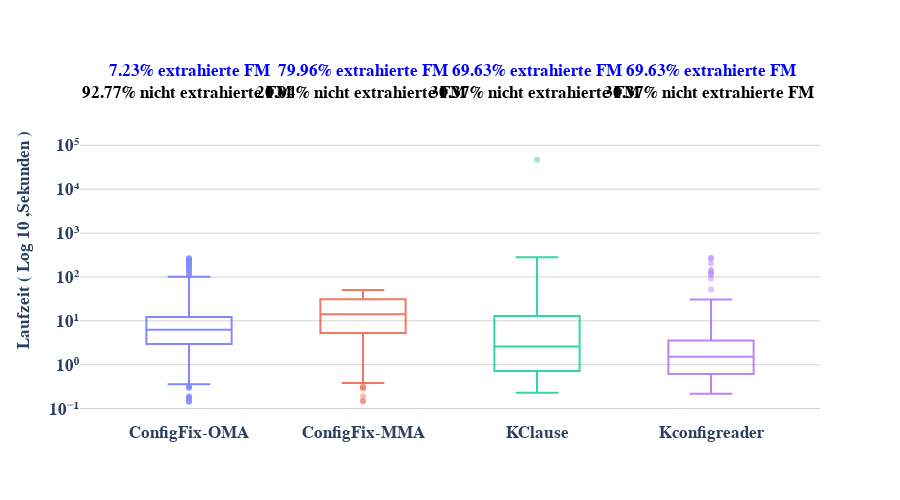

Notebook cell for this chart:
### Code cell
#FF2: Alle System und Tools
import pandas as pd
import plotly.express as px
from math import log10, floor

# Dateipfade (bitte entsprechend anpassen!)
file_configfixextractor_with_preprossesing = '/home/rami/Downloads/configFixextractor_with_preprossesing/kconfig/output.csv'
file_kmax = '/home/rami/Downloads/kmax/kconfig/output.csv'
file_Kconfigreader = '/home/rami/Downloads/Kconfigreader/kconfig/output.csv'
file_configfixextractor ='/home/rami/Downloads/configFixextractor/kconfig/output.csv'

# CSV-Dateien laden und Extractor-Spalte hinzufügen
df_configfixextractor_with_preprossesing = pd.read_csv(file_configfixextractor_with_preprossesing).assign(Extractor='ConfigFix-MMA')
df_configfixextractor = pd.read_csv(file_configfixextractor).assign(Extractor='ConfigFix-OMA')
df_kmax = pd.read_csv(file_kmax).assign(Extractor='KClause')
df_Kconfigreader = pd.read_csv(file_Kconfigreader).assign(Extractor='Kconfigreader')

# Zusammenführen der DataFrames
df_combined = pd.concat([
    df_configfixextractor[['system', 'revision', 'model-file', 'Extractor', 'model-time']],
    df_configfixextractor_with_preprossesing[['system', 'revision', 'model-file', 'Extractor', 'model-time']],
    df_kmax[['system', 'revision', 'model-file', 'Extractor', 'model-time']],
    df_Kconfigreader[['system', 'revision', 'model-file', 'Extractor', 'model-time']]
], ignore_index=True)

# Umwandlung von 'model-time' von Nanosekunden in ganze Sekunden (mit Behandlung von NaN-Werten)
df_combined['model-time-seconds'] =   df_combined['model-time'].apply(lambda x: x / 1_000_000_000 if pd.notna(x) else pd.NA)

def big_log10(val):
    return log10(val) if pd.notna(val) and val > 0 else pd.NA

df_combined['log_model_time'] = df_combined['model-time-seconds'].apply(big_log10)

df_combined['extracted'] = df_combined['model-file'].notna()
percent_stats = df_combined.groupby(['Extractor', 'extracted']).size().unstack(fill_value=0)
percent_stats['total'] = percent_stats.sum(axis=1)
percent_stats['extracted_percent'] = round((percent_stats[True] / percent_stats['total']) * 100, 2)
percent_stats['not_extracted_percent'] = round((percent_stats[False] / percent_stats['total']) * 100, 2)

# Boxplot zur Visualisierung der Modell-Zeiten nach Extractor mit logarithmischer Skala
fig_boxplot = px.box(
    df_combined,
    x='Extractor',
    y='log_model_time',
    color='Extractor',
    points='outliers',
    height=800 ,
    labels={'model-time-seconds': 'Modell-Zeit (Sekunden)'}
)

# Prozentwerte als Legende in Blau und Schwarz einfügen
legend_text = [
    f"<span style='color:blue'>{row['extracted_percent']}% extrahierte FM</span><br>"
    f"<span style='color:black'>{row['not_extracted_percent']}% nicht extrahierte FM </span>"
    for idx, row in percent_stats.iterrows()
]

for idx, text in zip(percent_stats.index, legend_text):
    fig_boxplot.add_annotation(
        x=idx,
        y=6,  # Position der Werte über den Boxplots
        text=text,
        showarrow=False,
        yshift=20
    )

fig_boxplot.update_traces(fillcolor='rgba(255,255,255,0)', opacity=0.8)
# Layout anpassen
fig_boxplot.update_traces(marker=dict(size=6, opacity=0.5))
fig_boxplot.update_layout(
    plot_bgcolor='white',
    paper_bgcolor='white',
    font=dict(size=17, family='Arial', weight='bold'),
    yaxis_title='Laufzeit ( Log 10 ,Sekunden )',
    xaxis_title='',
    title_x=0.5,
    yaxis=dict(
        title_font=dict(size=17, family='Arial', weight='bold'),
        tickvals=[-1, 0, 1, 2, 3, 4, 5],
        ticktext=['10⁻¹', '10⁰', '10¹', '10²', '10³', '10⁴', '10⁵'],
        showgrid=True,
        showline=False,
        linecolor='black',
        linewidth=0.5,
        zeroline=True,      # Erzwinge die Anzeige der Null-Linie
        zerolinewidth=1, 
        zerolinecolor='lightgray',
        gridcolor='lightgray'
    ),
    xaxis=dict(title_font=dict(size=17, family='Arial', weight='bold'),showgrid=False, showline=False, linecolor='black', linewidth=0.5),
    showlegend=False,
    height=500
)

# Stelle sicher, dass 'model-time-seconds' numerisch ist
df_combined['model-time-seconds'] = pd.to_numeric(df_combined['model-time-seconds'], errors='coerce')

# Dann: Statistik auf numerischer Spalte
summary_stats = df_combined.groupby('Extractor')['model-time-seconds'].describe(percentiles=[0.25, 0.5, 0.75]).reset_index()

# Rundung für schöne Ausgabe
summary_stats = summary_stats.round(3)

from tabulate import tabulate
print(tabulate(summary_stats, headers='keys', tablefmt='grid'))

# Diagramm anzeigen
fig_boxplot.show()

#print(df_combined)

# Farben der einzelnen Kategorien extrahieren
color_map = px.colors.qualitative.Plotly  # Standard-Plotly-Farben
extractors = df_combined['Extractor'].unique()

# Farben jeder Kategorie zuweisen
color_dict = {extractor: color_map[i % len(color_map)] for i, extractor in enumerate(extractors)}

# Farben anzeigen
print("Farbzuweisung für Extractor:")
for extractor, color in color_dict.items():
    print(f"{extractor}: {color}")

### Figure 1 — Plotly figure (JSON) as saved in the notebook; plotly's stock layout.template omitted (floating-point values rounded to 4 significant figures; data arrays with more than 128 entries replaced by an {"elided": "..."} marker saying what was removed)
{"data": [{"alignmentgroup": "True", "boxpoints": "outliers", "fillcolor": "rgba(255,255,255,0)", "hovertemplate": "Extractor=%{x}<br>log_model_time=%{y}<extra></extra>", "legendgroup": "ConfigFix-OMA", "marker": {"color": "#636efa", "opacity": 0.5, "size": 6}, "name": "ConfigFix-OMA", "notched": false, "offsetgroup": "ConfigFix-OMA", "opacity": 0.8, "orientation": "v", "showlegend": true, "type": "box", "x": {"elided": "484 str values"}, "x0": " ", "xaxis": "x", "y": {"elided": "484 float values"}, "y0": " ", "yaxis": "y"}, {"alignmentgroup": "True", "boxpoints": "outliers", "fillcolor": "rgba(255,255,255,0)", "hovertemplate": "Extractor=%{x}<br>log_model_time=%{y}<extra></extra>", "legendgroup": "ConfigFix-MMA", "marker": {"color": "#EF553B", "opacity": 0.5, "size": 6}, "name": "ConfigFix-MMA", "notched": false, "offsetgroup": "ConfigFix-MMA", "opacity": 0.8, "orientation": "v", "showlegend": true, "type": "box", "x": {"elided": "484 str values"}, "x0": " ", "xaxis": "x", "y": {"elided": "484 float values"}, "y0": " ", "yaxis": "y"}, {"alignmentgroup": "True", "boxpoints": "outliers", "fillcolor": "rgba(255,255,255,0)", "hovertemplate": "Extractor=%{x}<br>log_model_time=%{y}<extra></extra>", "legendgroup": "KClause", "marker": {"color": "#00cc96", "opacity": 0.5, "size": 6}, "name": "KClause", "notched": false, "offsetgroup": "KClause", "opacity": 0.8, "orientation": "v", "showlegend": true, "type": "box", "x": {"elided": "484 str values"}, "x0": " ", "xaxis": "x", "y": {"elided": "484 float values"}, "y0": " ", "yaxis": "y"}, {"alignmentgroup": "True", "boxpoints": "outliers", "fillcolor": "rgba(255,255,255,0)", "hovertemplate": "Extractor=%{x}<br>log_model_time=%{y}<extra></extra>", "legendgroup": "Kconfigreader", "marker": {"color": "#ab63fa", "opacity": 0.5, "size": 6}, "name": "Kconfigreader", "notched": false, "offsetgroup": "Kconfigreader", "opacity": 0.8, "orientation": "v", "showlegend": true, "type": "box", "x": {"elided": "484 str values"}, "x0": " ", "xaxis": "x", "y": {"elided": "484 float values"}, "y0": " ", "yaxis": "y"}], "layout": {"annotations": [{"showarrow": false, "text": "<span style='color:blue'>79.96% extrahierte FM</span><br><span style='color:black'>20.04% nicht extrahierte FM </span>", "x": "ConfigFix-MMA", "y": 6, "yshift": 20}, {"showarrow": false, "text": "<span style='color:blue'>7.23% extrahierte FM</span><br><span style='color:black'>92.77% nicht extrahierte FM </span>", "x": "ConfigFix-OMA", "y": 6, "yshift": 20}, {"showarrow": false, "text": "<span style='color:blue'>69.63% extrahierte FM</span><br><span style='color:black'>30.37% nicht extrahierte FM </span>", "x": "KClause", "y": 6, "yshift": 20}, {"showarrow": false, "text": "<span style='color:blue'>69.63% extrahierte FM</span><br><span style='color:black'>30.37% nicht extrahierte FM </span>", "x": "Kconfigreader", "y": 6, "yshift": 20}], "boxmode": "overlay", "font": {"family": "Arial", "size": 17, "weight": "bold"}, "height": 500, "legend": {"title": {"text": "Extractor"}, "tracegroupgap": 0}, "margin": {"t": 60}, "paper_bgcolor": "white", "plot_bgcolor": "white", "showlegend": false, "title": {"x": 0.5}, "xaxis": {"anchor": "y", "categoryarray": ["ConfigFix-OMA", "ConfigFix-MMA", "KClause", "Kconfigreader"], "categoryorder": "array", "domain": [0, 1], "linecolor": "black", "linewidth": 0.5, "showgrid": false, "showline": false, "title": {"font": {"family": "Arial", "size": 17, "weight": "bold"}, "text": ""}}, "yaxis": {"anchor": "x", "domain": [0, 1], "gridcolor": "lightgray", "linecolor": "black", "linewidth": 0.5, "showgrid": true, "showline": false, "ticktext": ["10⁻¹", "10⁰", "10¹", "10²", "10³", "10⁴", "10⁵"], "tickvals": [-1, 0, 1, 2, 3, 4, 5], "title": {"font": {"family": "Arial", "size": 17, "weight": "bold"}, "text": "Laufzeit ( Log 10 ,Sekunden )"}, "zeroline": true, "zerolinecolor": "lightgray", "zerolinewidth": 1}}}
